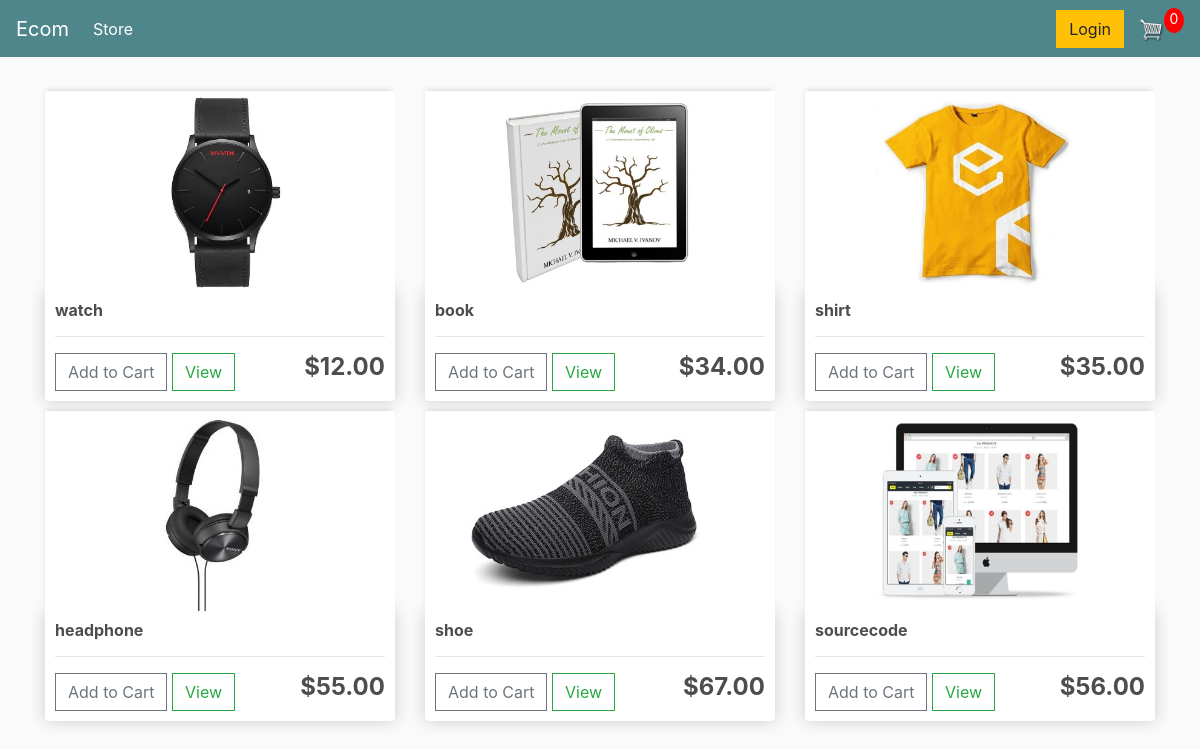
The page / on the database its author committed.
### store/models.py (models this page shows, shortened)
class Product(models.Model):
    name = models.CharField(max_length=200, null=True)
    price = models.DecimalField(max_digits=7, decimal_places=2)
    digital = models.BooleanField(default=False, null=True, blank=True )
    image = models.ImageField(null=True, blank=True)
    @property
    def imageUrl(self):
        try:
            url = self.image.url
        except:
            url = ''
        return url

### store/views.py (the view)
# urls.py: path('', include('store.urls')),
def store(request):
     if request.user.is_authenticated:
          customer = request.user.customer
          order, created = Order.objects.get_or_create(customer=customer, complete=False)
          items = order.orderitem_set.all()
          cartItems = order.get_cart_items
     else:
          items = []
          order = {'get_cart_total': 0 , 'get_cart_items': 0, 'shipping': False}
          cartItems = order['get_cart_items']
     products = Product.objects.all()
     context = {'products': products, 'cartItems': cartItems}
     return render(request, 'store/store.html', context)

### store/templates/store/Store.html
{% extends 'store/main.html' %}
{% load static %}
{% block content %}
<div class="row">
    {% for product in products %}
    <div class="col-lg-4">
        <img class="thumbnail" src="{{product.imageUrl}}">
        <div class="box-element product">
            <h6><strong>{{product.name}}</strong></h6>
            <hr>
            <button data-product="{{product.id}}" data-action="add" class="btn btn-outline-secondary add-btn update-cart">Add to Cart</button>
            <a class="btn btn-outline-success" href="#">View</a>
            <h4 style="display: inline-block; float: right"><strong>${{product.price|floatformat:2}}</strong></h4>
        </div>
    </div>
    {% endfor %}
</div>
{% endblock content %}

### store/templates/store/Main.html (shortened to what this page needs)
<!DOCTYPE html>
{% load static %}
<html lang="en">
<head>
    <link rel="stylesheet" href="https://stackpath.bootstrapcdn.com/bootstrap/4.4.1/css/bootstrap.min.css">
    <link rel="stylesheet" type="text/css" href="{% static 'css/main.css' %}">
</head>
<body>
    <nav class="navbar navbar-expand-lg navbar-dark bg-dark">
        <a class="navbar-brand" href="{% url 'store' %}">Ecom</a>
        <div class="collapse navbar-collapse" id="navbarSupportedContent">
          <ul class="navbar-nav mr-auto">
            <li class="nav-item active">
              <a class="nav-link" href="{% url 'store' %}">Store <span class="sr-only">(current)</span></a>
            </li>
          </ul>
          <div class="form-inline my-2 my-lg-0">
               <a href="#"class="btn btn-warning">Login</a>
               <a href="{% url 'cart' %}">
                  <img  id="cart-icon" src="{% static 'images/cart.png' %}">
              </a>
              <p id="cart-total">{{cartItems}}</p>
          </div>
        </div>
    </nav>
    <div class="container">
        <br>
        {% block content %}
        {% endblock content %}
    </div>
</body>
</html>

### static/css/main.css (style rules this page uses)
body { background-color: hsl(0, 0%, 98%); }
h1,h2,h3,h4,h5,h6 { color:hsl(0, 0%, 30%); }
.box-element { box-shadow:hsl(0, 0%, 80%) 0 0 16px; background-color: #fff; border-radius: 4px; padding: 10px; }
.thumbnail { width: 100%; height: 200px; -webkit-box-shadow: -1px -3px 5px -2px rgba(214,214,214,1); -moz-box-shadow: -1px -3px 5px -2px rgba(214,214,214,1); box-shadow: -1px -3px 5px -2px rgba(214,214,214,1); }
.product { border-radius: 0 0 4px 4px; }
.bg-dark { background-color: #4f868c!important; }
#cart-icon { width:25px; display: inline-block; margin-left: 15px; }
#cart-total { display: block; text-align: center; color:#fff; background-color: red; width: 20px; height: 25px; border-radius: 50%; font-size: 14px; }
.col-lg-4, .col-lg-6, .col-lg-8, .col-lg-12 { margin-top: 10px; }
.btn { border-radius: 0; }

### rows shown on the page
Product: imageUrl (picture), name "watch", price "12.00"
Product: imageUrl (picture), name "book", price "34.00"
Product: imageUrl (picture), name "shirt", price "35.00"
Product: imageUrl (picture), name "headphone", price "55.00"
Product: imageUrl (picture), name "shoe", price "67.00"
Product: imageUrl (picture), name "sourcecode", price "56.00"

### other values the page prints
{{ cartItems }} "0"
